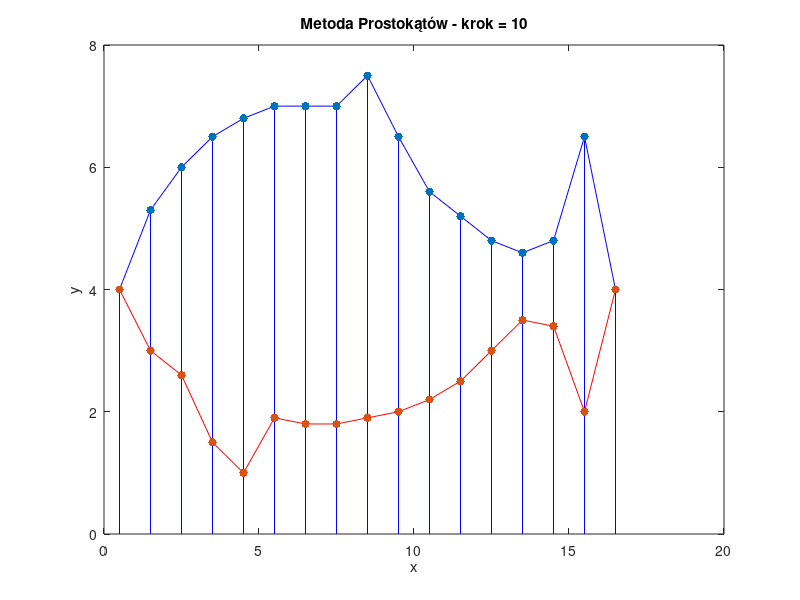
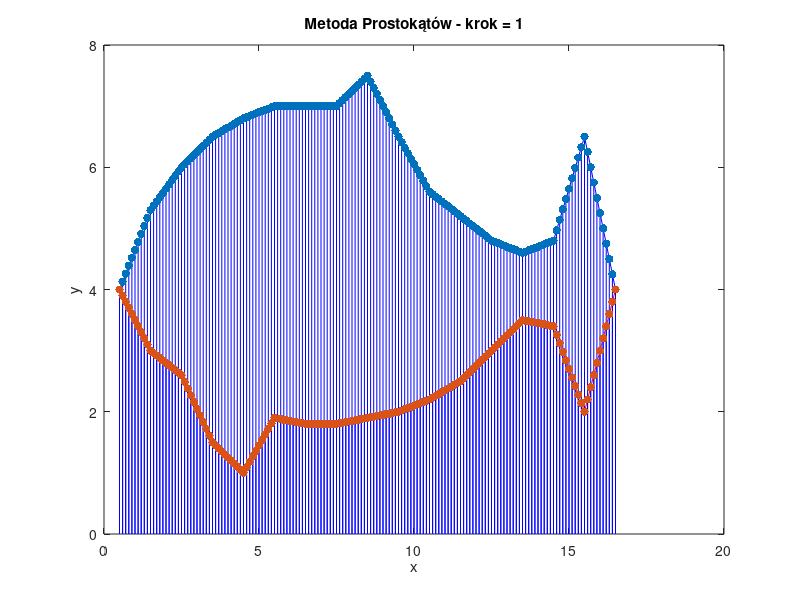

Here is the MATLAB script that generated these plots, in order: (Note: this script raises an error after producing the figures.)
clc;
clear;
close all;
x = 0.5:16.5;
y = [4, 5.3, 6, 6.5, 6.8, 7, 7, 7, 7.5, 6.5, 5.6, 5.2, 4.8, 4.6, 4.8, 6.5, 4];
y1 = [4, 3, 2.6, 1.5, 1, 1.9, 1.8, 1.8, 1.9, 2, 2.2, 2.5, 3, 3.5, 3.4, 2, 4];
xInterp = 0.5:0.1:16.5;
interp1_y = interp1(x, y, xInterp, 'linear');
interp1_y1 = interp1(x, y1, xInterp, 'linear');

figure;
plot(xInterp, interp1_y, 'b');
hold on;
plot(xInterp, interp1_y1, 'r');

xSteps = 1:10:length(xInterp); 
for i = 1:length(xSteps)
    line([xInterp(xSteps(i)), xInterp(xSteps(i))], [0, interp1_y(xSteps(i))], 'Color', 'blue');
    line([xInterp(xSteps(i)), xInterp(xSteps(i))], [0, interp1_y1(xSteps(i))], 'Color', 'blue');
end
scatter(xInterp(xSteps), interp1_y(xSteps), 'filled', 'g');
scatter(xInterp(xSteps), interp1_y1(xSteps), 'filled', 'g');
title('Metoda Prostokątów - krok = 10');
xlabel('x');
ylabel('y');

figure;
plot(xInterp, interp1_y, 'b');
hold on;
plot(xInterp, interp1_y1, 'r');

for i = 1:length(xInterp)
    line([xInterp(i), xInterp(i)], [0, interp1_y(i)], 'Color', 'blue');
    line([xInterp(i), xInterp(i)], [0, interp1_y1(i)], 'Color', 'blue');
end
scatter(xInterp, interp1_y, 'filled', 'g');
scatter(xInterp, interp1_y1, 'filled', 'g');
title('Metoda Prostokątów - krok = 1');
xlabel('x');
ylabel('y');

dx = xInterp(2) - xInterp(1); 
poleKrok10 = metodaProstokatow(xInterp(xSteps), interp1_y(xSteps), dx);
poleKrok1 = metodaProstokatow(xInterp, interp1_y, dx);
fprintf('Pole dla metody prostokątów z krokiem 10: %f\n', poleKrok10);
fprintf('Pole dla metody prostokątów z krokiem 1: %f\n', poleKrok1);

